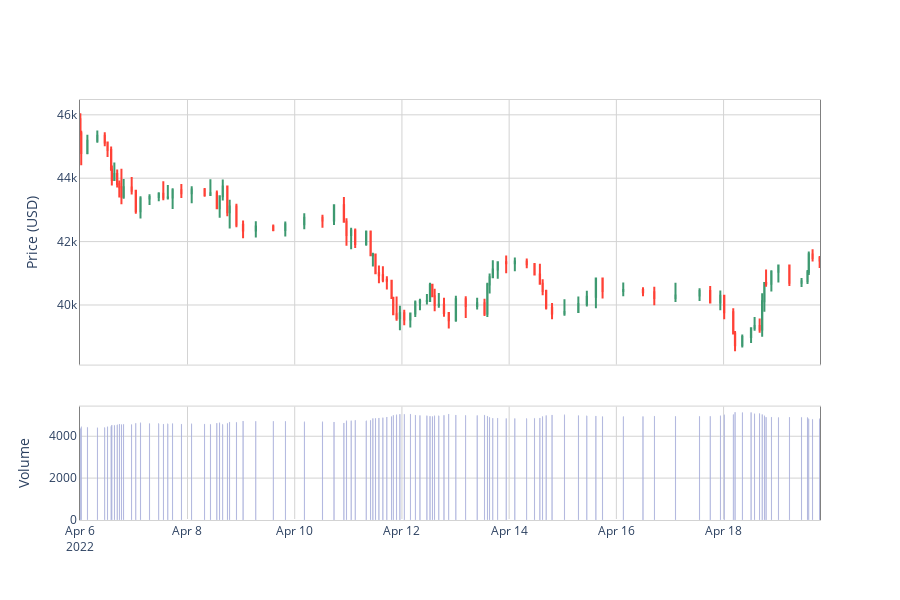

Write notebook code for a chart like this one.
### Code cell
plot_candlestick_with_volume(btc_val_subset, 'btc_val_200M')
